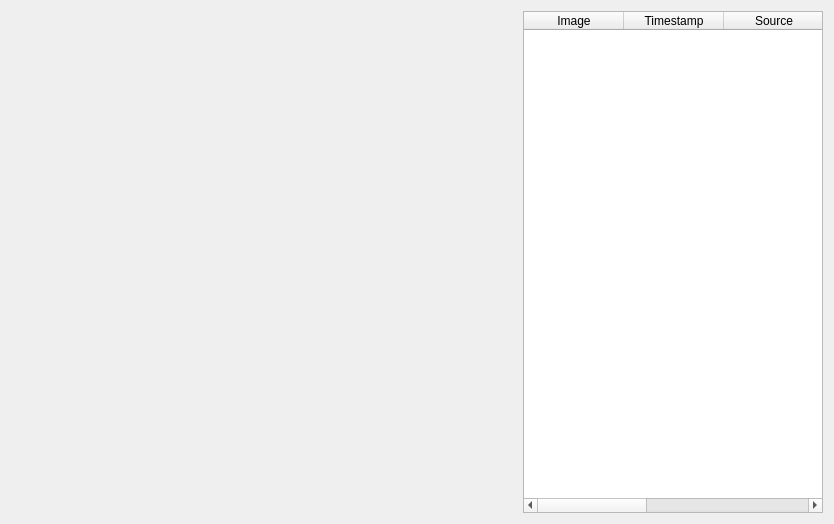
<?xml version="1.0" encoding="UTF-8"?>
<ui version="4.0">
 <class>ImageManagerWidget</class>
 <widget class="QWidget" name="ImageManagerWidget">
  <property name="geometry">
   <rect>
    <x>0</x>
    <y>0</y>
    <width>834</width>
    <height>524</height>
   </rect>
  </property>
  <property name="windowTitle">
   <string>ImageManagerWidget</string>
  </property>
  <layout class="QHBoxLayout" name="horizontalLayout_2">
   <property name="sizeConstraint">
    <enum>QLayout::SetDefaultConstraint</enum>
   </property>
   <item>
    <widget class="QWidget" name="widget" native="true">
     <property name="sizePolicy">
      <sizepolicy hsizetype="Expanding" vsizetype="Expanding">
       <horstretch>0</horstretch>
       <verstretch>0</verstretch>
      </sizepolicy>
     </property>
     <layout class="QHBoxLayout" name="horizontalLayout">
      <property name="margin">
       <number>0</number>
      </property>
      <item>
       <widget class="QLabel" name="image_view">
        <property name="text">
         <string/>
        </property>
       </widget>
      </item>
     </layout>
    </widget>
   </item>
   <item>
    <widget class="QWidget" name="widget_2" native="true">
     <property name="maximumSize">
      <size>
       <width>300</width>
       <height>16777215</height>
      </size>
     </property>
     <layout class="QVBoxLayout" name="verticalLayout">
      <property name="margin">
       <number>0</number>
      </property>
      <item>
       <widget class="QTableWidget" name="tableWidget">
        <column>
         <property name="text">
          <string>Image</string>
         </property>
        </column>
        <column>
         <property name="text">
          <string>Timestamp</string>
         </property>
        </column>
        <column>
         <property name="text">
          <string>Source</string>
         </property>
        </column>
        <column>
         <property name="text">
          <string>Width</string>
         </property>
        </column>
        <column>
         <property name="text">
          <string>Height</string>
         </property>
        </column>
       </widget>
      </item>
     </layout>
    </widget>
   </item>
  </layout>
 </widget>
 <layoutdefault spacing="6" margin="11"/>
 <resources/>
 <connections>
  <connection>
   <sender>tableWidget</sender>
   <signal>cellClicked(int,int)</signal>
   <receiver>ImageManagerWidget</receiver>
   <slot>imageClicked(int,int)</slot>
   <hints>
    <hint type="sourcelabel">
     <x>229</x>
     <y>260</y>
    </hint>
    <hint type="destinationlabel">
     <x>229</x>
     <y>260</y>
    </hint>
   </hints>
  </connection>
 </connections>
 <slots>
  <slot>imageClicked(int,int)</slot>
 </slots>
</ui>
